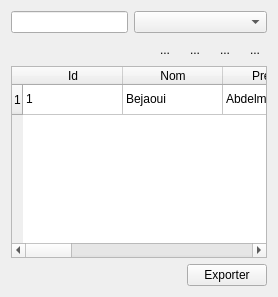
          <widget class="QWidget" name="consulteragriculteur">
           <layout class="QVBoxLayout" name="consulterLayout_6">
            <item>
             <layout class="QHBoxLayout" name="horizontalLayout_16">
              <item>
               <widget class="QLineEdit" name="lineEdit_4" />
              </item>
              <item>
               <widget class="QComboBox" name="comboBox_4">
                <property name="placeholderText">
                 <string>Trier</string>
                </property>
                <item>
                 <property name="text">
                  <string>Region</string>
                 </property>
                </item>
                <item>
                 <property name="text">
                  <string>Rendement Moyen</string>
                 </property>
                </item>
                <item>
                 <property name="text">
                  <string>Quantité apporté</string>
                 </property>
                </item>
               </widget>
              </item>
             </layout>
            </item>
            <item>
             <layout class="QHBoxLayout" name="horizontalLayout_17">
              <item>
               <spacer name="horizontalSpacer_10">
                <property name="orientation">
                 <enum>Qt::Orientation::Horizontal</enum>
                </property>
                <property name="sizeHint" stdset="0">
                 <size>
                  <width>40</width>
                  <height>20</height>
                 </size>
                </property>
               </spacer>
              </item>
              <item>
               <widget class="QToolButton" name="toolButton_18">
                <property name="text">
                 <string>...</string>
                </property>
                <property name="icon">
                 <iconset resource="img.qrc">
                  <normaloff>:/img/refresh.svg</normaloff>:/img/refresh.svg</iconset>
                </property>
                <property name="autoRaise">
                 <bool>true</bool>
                </property>
               </widget>
              </item>
              <item>
               <widget class="QToolButton" name="toolButton_19">
                <property name="text">
                 <string>...</string>
                </property>
                <property name="icon">
                 <iconset resource="img.qrc">
                  <normaloff>:/img/filter.svg</normaloff>:/img/filter.svg</iconset>
                </property>
                <property name="autoRaise">
                 <bool>true</bool>
                </property>
               </widget>
              </item>
              <item>
               <widget class="QToolButton" name="toolButton_20">
                <property name="text">
                 <string>...</string>
                </property>
                <property name="icon">
                 <iconset resource="img.qrc">
                  <normaloff>:/img/export.svg</normaloff>:/img/export.svg</iconset>
                </property>
                <property name="autoRaise">
                 <bool>true</bool>
                </property>
               </widget>
              </item>
              <item>
               <widget class="QToolButton" name="toolButton_21">
                <property name="text">
                 <string>...</string>
                </property>
                <property name="icon">
                 <iconset resource="img.qrc">
                  <normaloff>:/img/search.svg</normaloff>:/img/search.svg</iconset>
                </property>
                <property name="autoRaise">
                 <bool>true</bool>
                </property>
               </widget>
              </item>
             </layout>
            </item>
            <item>
             <widget class="QTableWidget" name="tableWidget_5">
              <row />
              <column>
               <property name="text">
                <string>Id</string>
               </property>
              </column>
              <column>
               <property name="text">
                <string>Nom</string>
               </property>
              </column>
              <column>
               <property name="text">
                <string>Prénom</string>
               </property>
              </column>
              <column>
               <property name="text">
                <string>Numéro</string>
               </property>
              </column>
              <column>
               <property name="text">
                <string>Adresse</string>
               </property>
              </column>
              <column>
               <property name="text">
                <string>Nombre d'arbre</string>
               </property>
              </column>
              <column>
               <property name="text">
                <string>Type d'huile</string>
               </property>
              </column>
              <column>
               <property name="text">
                <string>Mail</string>
               </property>
              </column>
              <column>
               <property name="text">
                <string>Region</string>
               </property>
              </column>
              <column>
               <property name="text">
                <string>Actions</string>
               </property>
              </column>
              <item row="0" column="0">
               <property name="text">
                <string>1</string>
               </property>
              </item>
              <item row="0" column="1">
               <property name="text">
                <string>Bejaoui</string>
               </property>
              </item>
              <item row="0" column="2">
               <property name="text">
                <string>Abdelmajid</string>
               </property>
              </item>
              <item row="0" column="3">
               <property name="text">
                <string>52307668</string>
               </property>
              </item>
              <item row="0" column="4">
               <property name="text">
                <string>Mourouj 6</string>
               </property>
              </item>
              <item row="0" column="5">
               <property name="text">
                <string>20</string>
               </property>
              </item>
              <item row="0" column="6">
               <property name="text">
                <string>Olive</string>
               </property>
              </item>
              <item row="0" column="7">
               <property name="text">
                <string>abdelmajidbejaoui05@gmail.com</string>
               </property>
              </item>
              <item row="0" column="8">
               <property name="text">
                <string>Ben arous</string>
               </property>
              </item>
             </widget>
            </item>
            <item>
             <layout class="QHBoxLayout" name="exportRow_5">
              <item>
               <spacer name="horizontalSpacer_export_6">
                <property name="orientation">
                 <enum>Qt::Orientation::Horizontal</enum>
                </property>
                <property name="sizeHint" stdset="0">
                 <size>
                  <width>40</width>
                  <height>20</height>
                 </size>
                </property>
               </spacer>
              </item>
              <item>
               <widget class="QPushButton" name="pushButton_4">
                <property name="text">
                 <string>Exporter</string>
                </property>
                <property name="icon">
                 <iconset resource="img.qrc">
                  <normaloff>:/img/export.svg</normaloff>:/img/export.svg</iconset>
                </property>
                <property name="iconSize">
                 <size>
                  <width>18</width>
                  <height>18</height>
                 </size>
                </property>
               </widget>
              </item>
             </layout>
            </item>
           </layout>
          </widget>
